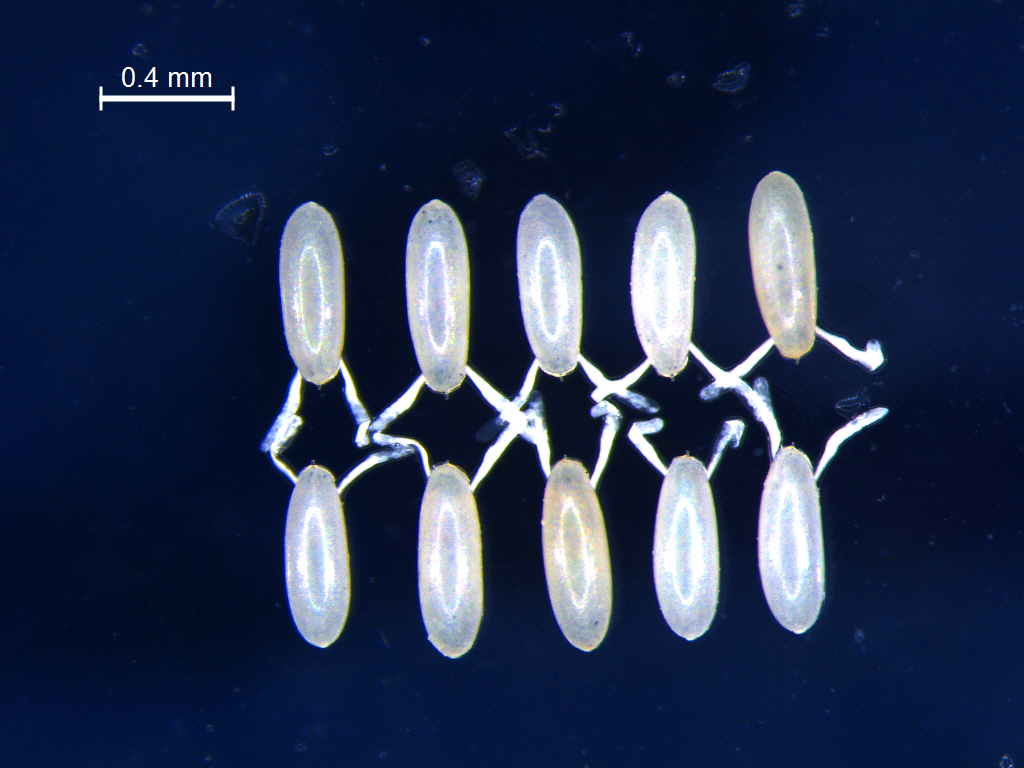
#> input picture toMeasure/eggs-img.jpg, 1024 x 768 px; its folder holds only this picture in this run
$ python measure-eggs.py
#> lines starting #> are read from the running program, lines starting #| are printed output that depends on the picture; after the words box and inside, x2 and y2 are one past the last pixel; in counts of white or black regions, pixels touching at a corner belong together
#!/usr/bin/env python3
# import the necessary packages
import numpy as np
import cv2
from imutils import perspective
import matplotlib.pyplot as plt
from skimage.morphology import medial_axis
from skimage.morphology import skeletonize
import os
import csv

def get_contour_precedence(contour, cols):
	tolerance_factor = 10
	origin = cv2.boundingRect(contour)
	return ((origin[1] // tolerance_factor) * tolerance_factor) * cols + origin[0]

def doIntersect(image,contour1,contour2):
	blank = np.zeros(image.shape[:2])
	image_contour1 = cv2.drawContours(blank.copy(),[contour1],0,1,-1)
	image_contour2 = cv2.drawContours(blank.copy(),[contour2],0,1,-1)
	intersection_image = ((image_contour1+image_contour2)==2).astype(np.uint8)
	intersection_contour, hier = cv2.findContours(intersection_image,
		cv2.RETR_LIST,cv2.CHAIN_APPROX_SIMPLE)

	return len(intersection_contour) > 0

def midpoint(ptA, ptB):
	return ((ptA[0] + ptB[0]) * 0.5, (ptA[1] + ptB[1]) * 0.5)

def create_circular_mask(h, w, center=None, radius=None):
	if center is None: # use the middle of the image
		center = (int(w/2), int(h/2))
	if radius is None: # use the smallest distance between the center and image walls
		radius = min(center[0], center[1], w-center[0], h-center[1])

	Y, X = np.ogrid[:h, :w]
	dist_from_center = np.sqrt((X - center[0])**2 + (Y-center[1])**2)

	return (dist_from_center <= radius).astype(np.uint8)

def unique2D_subarray(a):
	dtype1 = np.dtype((np.void, a.dtype.itemsize * np.prod(a.shape[1:])))
	b = np.ascontiguousarray(a.reshape(a.shape[0],-1)).view(dtype1)
	return a[np.unique(b, return_index=1)[1]]

directory = './toMeasure/'
files = [f for f in os.listdir(directory) if (os.path.isfile(os.path.join(directory, f)) and f.split('.')[-1]=='jpg')]

print(files)

print('Enter scale:')
scale_length = input()

for filename in files:

	# load the image, convert it to grayscale, and blur it slightly
	image = cv2.imread(f'./toMeasure/{filename}')
#> image is the input picture: shape (768, 1024, 3); mean B, G, R 78.3, 48.8, 36
	gray = cv2.cvtColor(image, cv2.COLOR_BGR2GRAY)
	gray = cv2.GaussianBlur(gray, (21,21), 0)
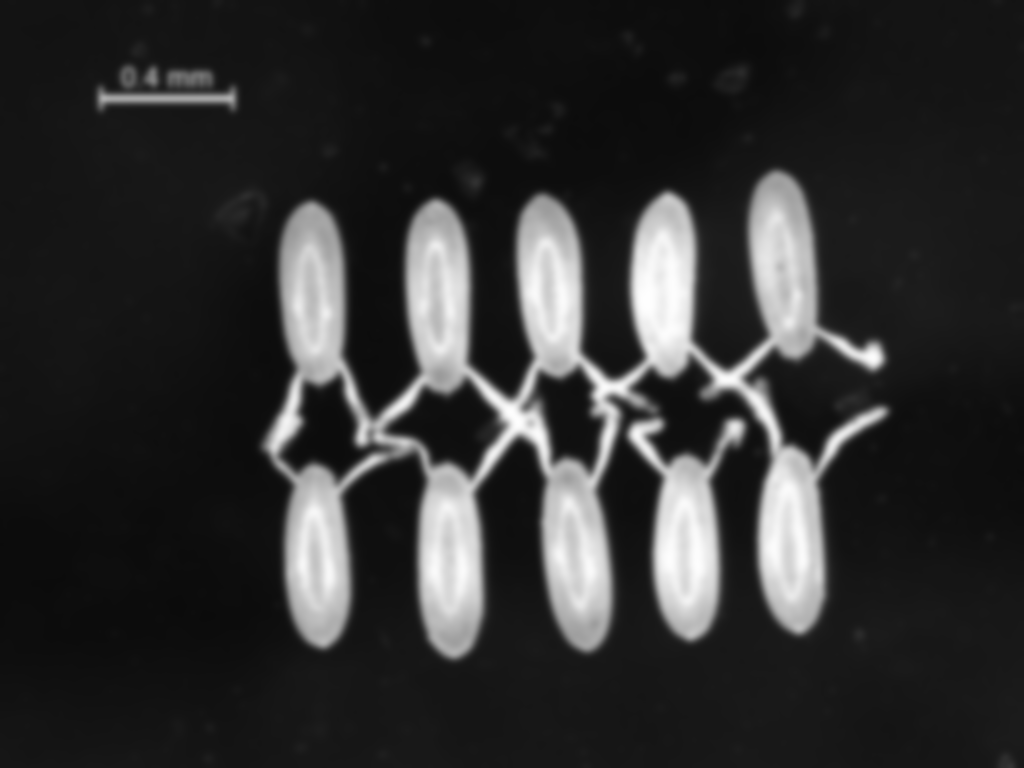
#> gray: shape (768, 1024); min 11, max 254, mean 48.3
	# perform edge detection, then perform a dilation + erosion to
	# close gaps in between object edges

	cv2.imshow('image',gray)
	cv2.waitKey(0)

	edged = cv2.Canny(gray, 50, 100)
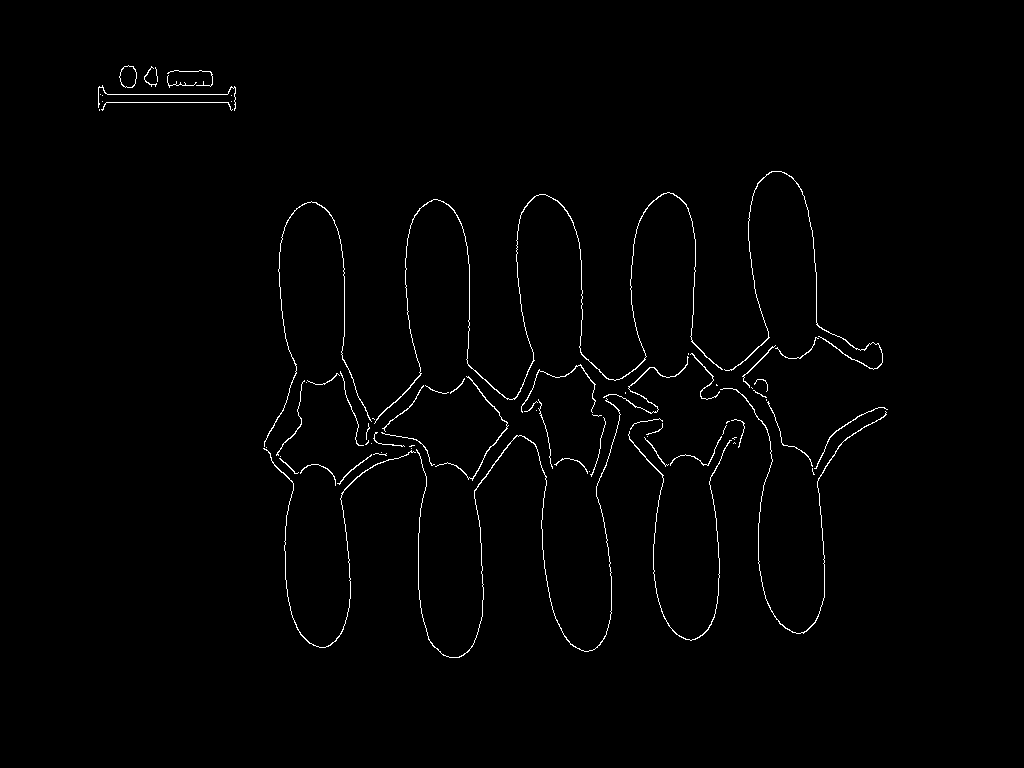
#> edged: shape (768, 1024); 1.1% white in thin lines or dots, all inside (x1, y1, x2, y2) = (98, 65, 888, 658)
	edged = cv2.dilate(edged, None, iterations=1)
#> edged: shape (768, 1024); 3.5% white; 10 white regions (2 under 20 px), largest, box (x1, y1, x2, y2) and area: (262, 170, 889, 659) 20009, (627, 417, 746, 642) 2569, (380, 375, 510, 482) 1419
	edged = cv2.erode(edged, None, iterations=1)

	cv2.imshow('image',edged)
	cv2.waitKey(0)

	remove_edge = cv2.dilate(edged, None, iterations=7)
#> remove_edge: shape (768, 1024); 15.3% white; 2 white regions, box (x1, y1, x2, y2) and area: (256, 164, 895, 665) 113322, (91, 58, 243, 118) 6919
	remove_edge = cv2.erode(remove_edge, None, iterations=8)
#> remove_edge: shape (768, 1024); 2.5% white; 30 white regions (18 under 20 px), largest, box (x1, y1, x2, y2) and area: (573, 351, 673, 482) 4349, (332, 361, 438, 499) 3653, (99, 67, 235, 110) 3370
	remove_edge = cv2.dilate(remove_edge, None, iterations=1)
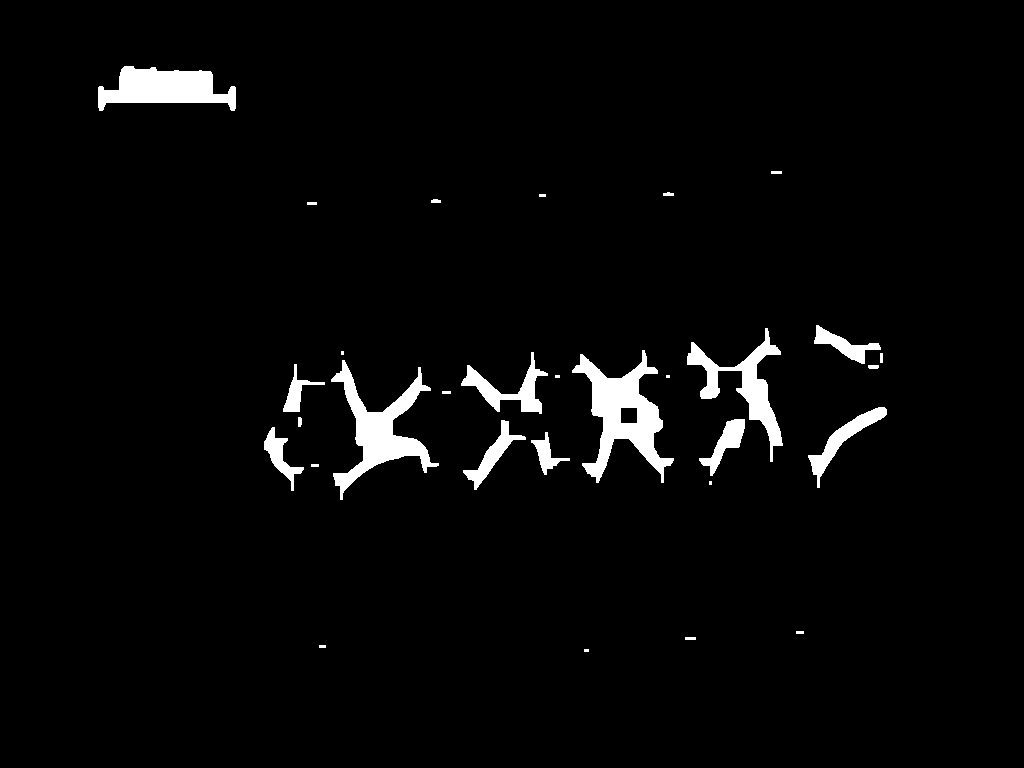
#> remove_edge: shape (768, 1024); 3.1% white; 30 white regions (5 under 20 px)

	cv2.imshow('image',remove_edge)
	cv2.waitKey(0)

	contours, hier = cv2.findContours(remove_edge,cv2.RETR_LIST,cv2.CHAIN_APPROX_SIMPLE)
#> contours = 31 contours, 12 with area under 20; largest, box (x1, y1, x2, y2) and area: (572, 350, 674, 483) 5089, (331, 360, 439, 500) 4124, (98, 66, 236, 111) 3592, (687, 328, 783, 462) 2832, (461, 352, 548, 414) 1431
	for cnt in contours:
		if cv2.contourArea(cnt)>100:
			cv2.drawContours(edged,[cnt],0,0,-1)
#> this loop made 31 passes
#> cnt on passes 1, 2, 3, 4, 5, 6, 14, 15, 16, 20, 22, 26: [[584, 649], [584, 651], [588, 651], [588, 649]], [[319, 645], [319, 647], [325, 647], [325, 645]], [[685, 637], [685, 639], [695, 639], [695, 637]], [[796, 631], [796, 633], [803, 633], [803, 631]], [[709, 481], [709, 484], [711, 484], [711, 481]], [[311, 464], [311, 466], [318, 466], [318, 464]], [[442, 391], [442, 393], [450, 393], [450, 391]], [[666, 375], [666, 377], [669, 377], [669, 375]], [[555, 375], [555, 377], [559, 377], [559, 375]], [[880, 353], [880, 362], [882, 362], [882, 353]], [[341, 351], [341, 354], [343, 354], [343, 351]], [[307, 202], [307, 204], [316, 204], [316, 202]]
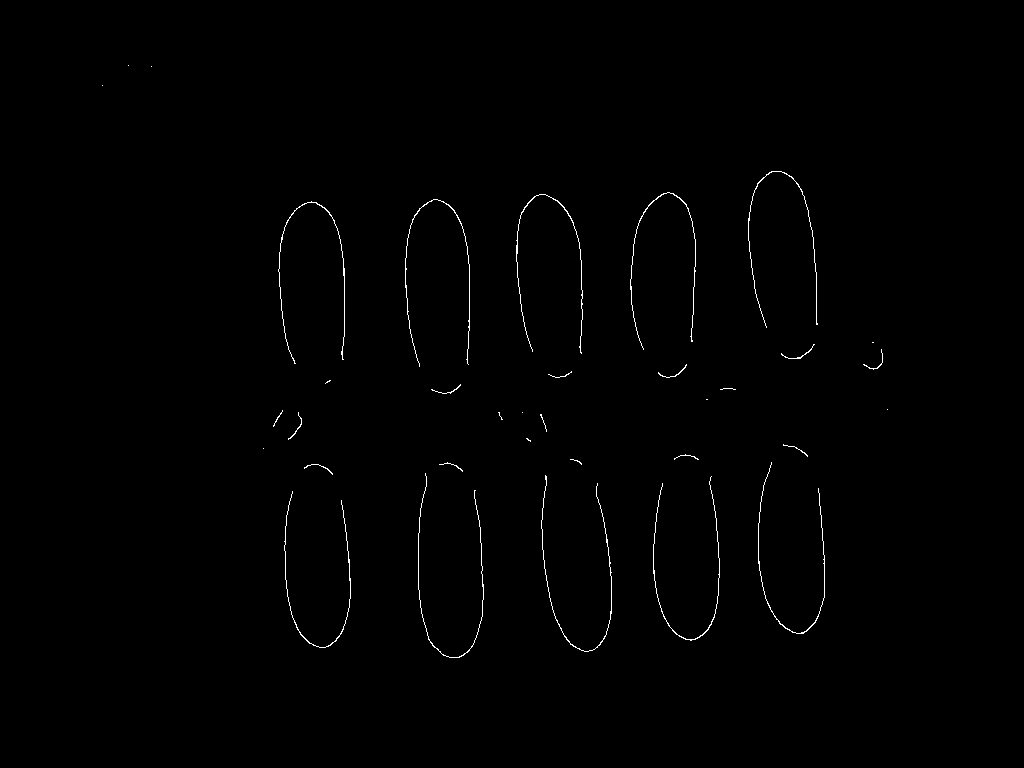
#> edged: shape (768, 1024); 0.54% white in thin lines or dots, all inside (x1, y1, x2, y2) = (102, 65, 888, 658)

	cv2.imshow('image',edged)
	cv2.waitKey(0)

	contours.sort(key=lambda x:get_contour_precedence(x, image.shape[1]))
#> in get_contour_precedence, `origin = cv2.boundingRect(contour)`: origin = (584, 649, 5, 3)
	contours = [cnt for cnt in contours if cv2.contourArea(cnt)>2500]
#> contours = 4 contours; box (x1, y1, x2, y2) and area: (572, 350, 674, 483) 5089, (331, 360, 439, 500) 4124, (98, 66, 236, 111) 3592, (687, 328, 783, 462) 2832
	ref_contour = contours[0]
#> ref_contour = contour of 70 points, box (x1, y1, x2, y2) (98, 66, 236, 111), area 3592
	(ref_x,ref_y,ref_w,ref_h) = cv2.boundingRect(ref_contour)
#> ref_x = 98; ref_y = 66; ref_w = 138; ref_h = 45
	cv2.rectangle(image,(ref_x,ref_y),
				(ref_x+ref_w,ref_y+ref_h),
				(0,255,0),1)
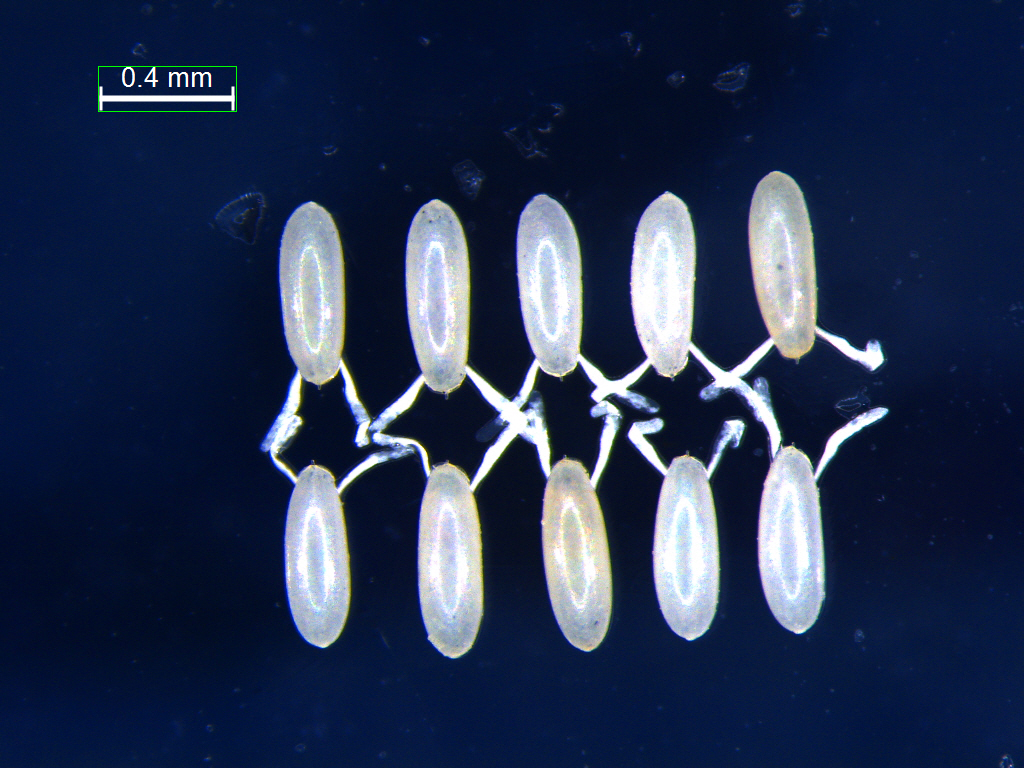
#> image: shape (768, 1024, 3); 0.05% of pixels changed, all inside (x1, y1, x2, y2) = (98, 66, 237, 112)
#> (the run stopped early here; a loop or call above may not have finished)
